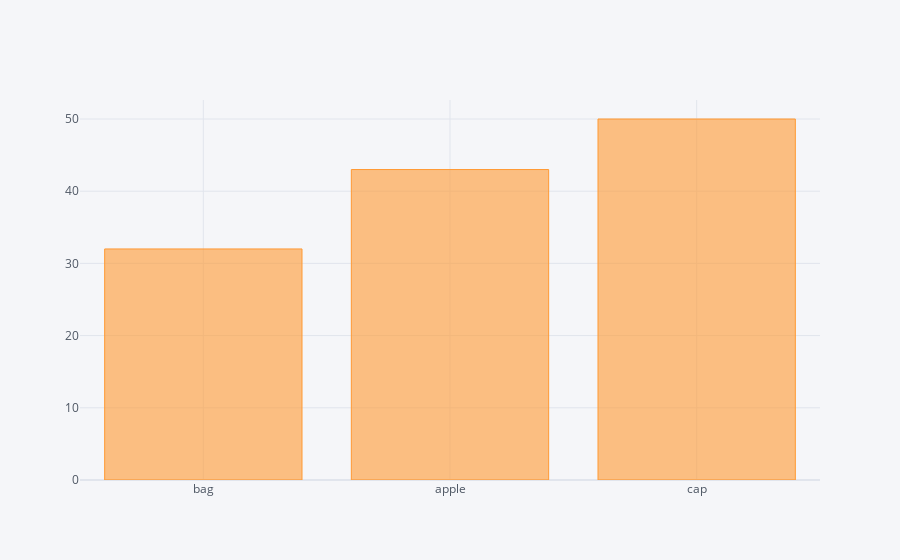

The code cell stored with this chart in its notebook:
### Markdown cell above
### BarPlot

### Code cell
df2.iplot(kind='bar', x='items',y='Values')

### Figure 1 — Plotly figure (JSON) as saved in the notebook; plotly's stock layout.template omitted (floating-point values rounded to 4 significant figures)
{"data": [{"marker": {"color": "rgba(255, 153, 51, 0.6)", "line": {"color": "rgba(255, 153, 51, 1.0)", "width": 1}}, "name": "Values", "orientation": "v", "text": "", "type": "bar", "x": ["bag", "apple", "cap"], "y": [32, 43, 50]}], "layout": {"legend": {"bgcolor": "#F5F6F9", "font": {"color": "#4D5663"}}, "paper_bgcolor": "#F5F6F9", "plot_bgcolor": "#F5F6F9", "title": {"font": {"color": "#4D5663"}}, "xaxis": {"gridcolor": "#E1E5ED", "showgrid": true, "tickfont": {"color": "#4D5663"}, "title": {"font": {"color": "#4D5663"}, "text": ""}, "zerolinecolor": "#E1E5ED"}, "yaxis": {"gridcolor": "#E1E5ED", "showgrid": true, "tickfont": {"color": "#4D5663"}, "title": {"font": {"color": "#4D5663"}, "text": ""}, "zerolinecolor": "#E1E5ED"}}}
